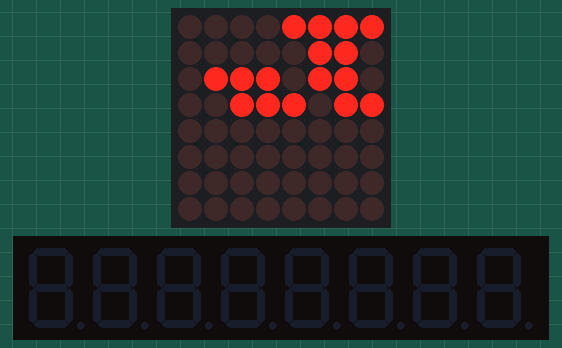
This sketch was run on a simulated Arduino Uno, built with avr-gcc and run on an emulated ATmega328P. Parts: 8×8 LED matrix, 8-digit seven-segment display.

Above: at 0.1 s.
At 1.1 s:
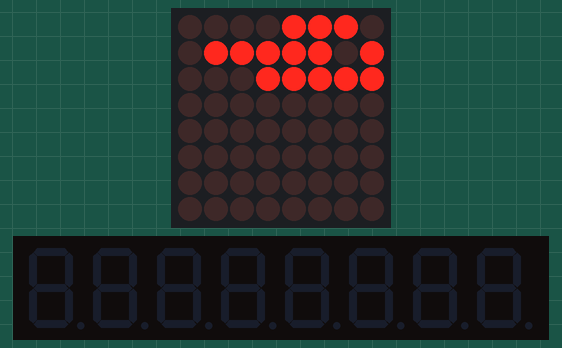
At 9.1 s:
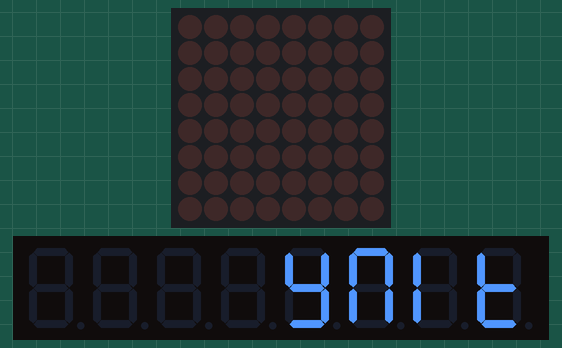
At 19.1 s:
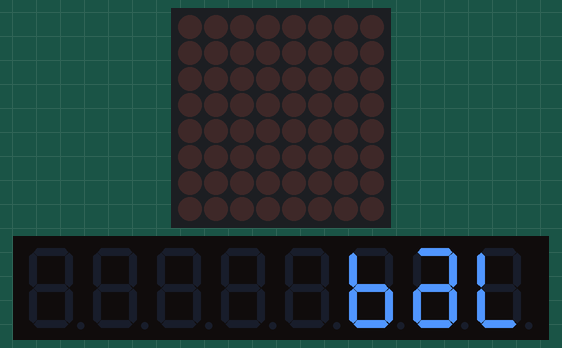
At 38.1 s:
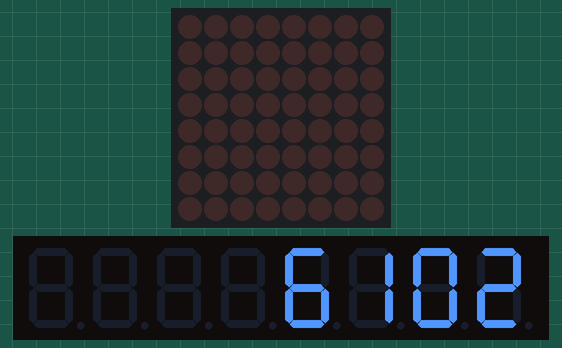

The sketch:

_7Segment_TinylabWord.ino
```cpp
/*
 source of library: https://github.com/wayoda/LedControl

 created by Okan Saraçoğlu
 */

 #include "LedControl.h"

/*
 Now we need a LedControl to work with.
 pin 10 is connected to the DataIn
 pin 12 is connected to the CLK
 pin 11 is connected to LOAD
 We have only a single MAX72XX.
 */
 LedControl lc = LedControl(10, 12, 11, 1);


 /* we always wait a bit between updates of the display */
 unsigned long delay_time = 1000;

 void setup() {
  /*
   The MAX72XX is in power-saving mode on startup,
   we have to do a wakeup call
   */
   lc.shutdown(0, false);
   /* Set the brightness to a medium values */
   lc.setIntensity(0, 8);
   /* and clear the display */
   lc.clearDisplay(0);
 }

 void loop() {
  // display the characters for the word "tinylab" and "2016"
  writeTinylabOn7Segment();
}

void writeTinylabOn7Segment() {
  // display the characters for the word "tinylab" and "2016"

  lc.setRow(0, 0, B00001111);
  lc.setRow(0, 1, B00000110);
  lc.setRow(0, 2, B01110110);
  lc.setRow(0, 3, B00111011);

  delay(delay_time);
  lc.clearDisplay(0);

  lc.setRow(0, 0, B00001110);
  lc.setRow(0, 1, B01111101);
  lc.setRow(0, 2, B00011111);

  delay(delay_time);
  lc.clearDisplay(0);

  lc.setDigit(0,0,2,false);
  lc.setDigit(0,1,0,false);
  lc.setDigit(0,2,1,false);
  lc.setDigit(0,3,6,false);

  delay(delay_time);
  lc.clearDisplay(0);

}
```

Measured:
- what the display in image 1 shows lasts 1.0 s, from 1.0 s to 2.0 s
